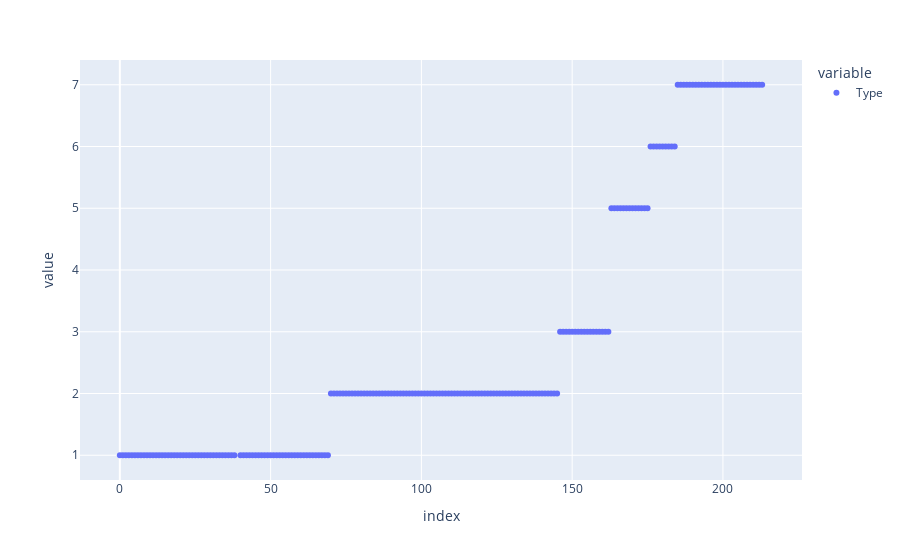

This figure's notebook cell:
### Code cell
plot = py.scatter(df['Type'])
plot.show()

### Figure 1 — Plotly figure (JSON) as saved in the notebook; plotly's stock layout.template omitted (floating-point values rounded to 4 significant figures; data arrays with more than 128 entries replaced by an {"elided": "..."} marker saying what was removed)
{"data": [{"hovertemplate": "variable=Type<br>index=%{x}<br>value=%{y}<extra></extra>", "legendgroup": "Type", "marker": {"color": "#636efa", "symbol": "circle"}, "mode": "markers", "name": "Type", "orientation": "v", "showlegend": true, "type": "scatter", "x": {"elided": "213 int values"}, "xaxis": "x", "y": {"elided": "213 int values"}, "yaxis": "y"}], "layout": {"legend": {"title": {"text": "variable"}, "tracegroupgap": 0}, "margin": {"t": 60}, "xaxis": {"anchor": "y", "domain": [0, 1], "title": {"text": "index"}}, "yaxis": {"anchor": "x", "domain": [0, 1], "title": {"text": "value"}}}}
